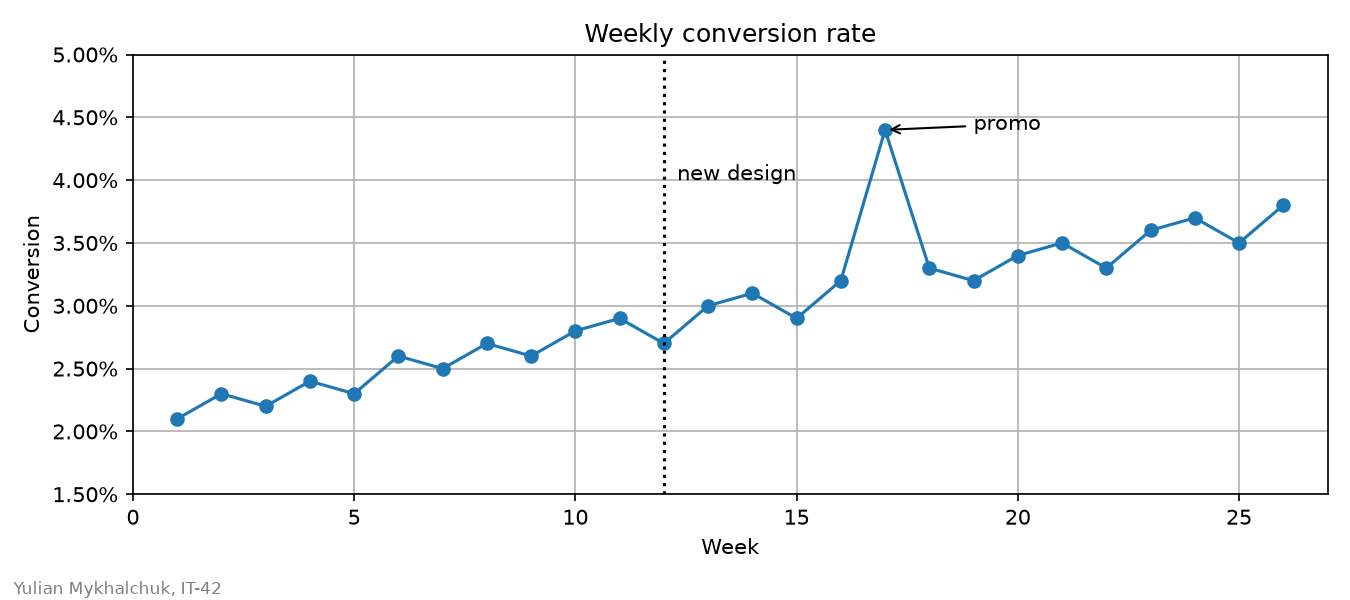

Reproduce this figure in Python.
import numpy as np
import matplotlib.pyplot as plt
from matplotlib.ticker import PercentFormatter

STUDENT_NAME = "Yulian Mykhalchuk"
STUDENT_GROUP = "IT-42"

weeks = np.arange(1, 27)

conversion = np.array([
    2.1, 2.3, 2.2, 2.4, 2.3, 2.6, 2.5, 2.7, 2.6,
    2.8, 2.9, 2.7, 3.0, 3.1, 2.9, 3.2, 4.4, 3.3,
    3.2, 3.4, 3.5, 3.3, 3.6, 3.7, 3.5, 3.8
]) / 100

release_week = 12

fig, ax = plt.subplots(figsize=(9, 4))

ax.plot(
    weeks,
    conversion,
    marker="o"
)

ax.axvline(
    release_week,
    color="black",
    linestyle=":"
)

ax.text(
    release_week + 0.3,
    0.040,
    "new design"
)

ax.annotate(
    "promo",
    xy=(17, conversion[16]),
    xytext=(19, 0.044),
    arrowprops={"arrowstyle": "->"}
)

ax.set_title("Weekly conversion rate")
ax.set_xlabel("Week")
ax.set_ylabel("Conversion")

ax.set_xlim(0, 27)
ax.set_ylim(0.015, 0.05)

ax.yaxis.set_major_formatter(PercentFormatter(1.0))

ax.grid(True)

fig.text(
    0.01,
    0.01,
    f"{STUDENT_NAME}, {STUDENT_GROUP}",
    fontsize=8,
    color="gray"
)

fig.tight_layout(rect=[0, 0.03, 1, 1])
fig.savefig("task_5.png", dpi=150)

plt.show()
